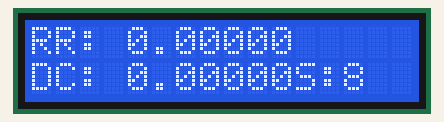
The sketch below on a simulated Arduino Uno, built with avr-gcc and run on an emulated ATmega328P. Shown: 16×2 character LCD. What the sketch prints to the serial monitor is not drawn.

Above: at 0.35 s.
At 2.75 s:
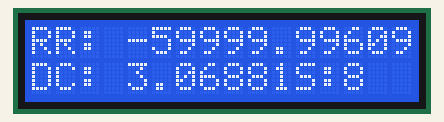
At 5.53 s:
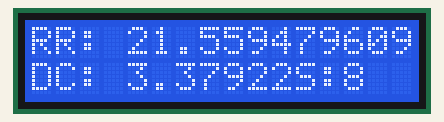
At 10.63 s:
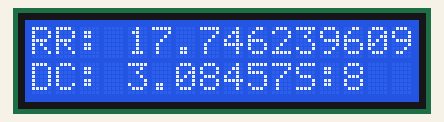
At 15.74 s:
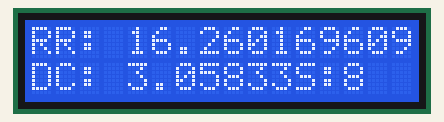
At 20.84 s:
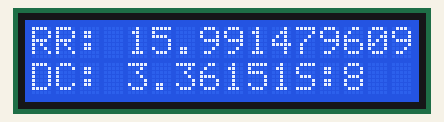

The sketch:

FIR2_BW.ino
```cpp
#include <TimeLib.h>
#include <math.h>
#include <LiquidCrystal.h>

unsigned long previousMillis = 0;        // will store last time ADC queried
int ADCpin = A0;
byte flag =0;

const byte numStamps = 6; //n
const byte averagePeriod = 10; //t

// constants won't change:
const byte sampleRate = 120;


const long interval = (1/(float)sampleRate) *1000;           // interval at which to blink (milliseconds)


const byte dispInterval = 1000;           // interval at which to blink (milliseconds)
unsigned long dispMillis = 0;


float RR=0;
float SMA=0;

const byte numTaps = 31;
//matlab fir1
float filterCoeffs[numTaps] = {0.00490978693901733,0.00552744069659965,0.00735239064715894,0.0103052953470635,0.0142574274541768,0.0190362972401042,0.0244331937254776,0.0302123134725768,0.0361210774221532,0.0419011840213643,0.0472999145473743,0.0520811954082435,0.0560359327901525,0.0589911668561715,0.0608176443926426,0.0614354780794468,0.0608176443926426,0.0589911668561715,0.0560359327901525,0.0520811954082435,0.0472999145473743,0.0419011840213643,0.0361210774221532,0.0302123134725768,0.0244331937254776,0.0190362972401042,0.0142574274541768,0.0103052953470635,0.00735239064715894,0.00552744069659965,0.00490978693901733};
byte filterReady = 0;
float filterWindow [numTaps] = {0};

int stamps[numStamps];

const int rs = 12, en = 11, d4 = 5, d5 = 4, d6 = 3, d7 = 2;
LiquidCrystal lcd(rs, en, d4, d5, d6, d7);

void setup() {
  // put your setup code here, to run once:
  Serial.begin(9600);
  lcd.begin(16, 2);
}

void fillFilt(float val)
{
  if(filterReady == 0 && filterWindow[0]>0)
    filterReady = 1;

    for (int i=0;i<numTaps-1;i++)
    {
      filterWindow[i]=filterWindow[i+1];
    }
    filterWindow[numTaps-1] = val;

}


void calcSMA()
{
  float temp=0;
  for (int i=0;i<numTaps;i++)
  {
    temp+=filterWindow[i]*filterCoeffs[i];
  }
  SMA=temp;
}


void detect(float val)
{
  if(val>SMA && flag==0)
  {
    flag=1;
    for (int i=0;i<numStamps-1;i++)
    {
      stamps[i]=stamps[i+1];
    }
    stamps[numStamps-1] = millis();
  }

  if(val<SMA && flag==1)
  {
    flag=0;
  }

}
void updateRR()
{
  int avg = 0;
  int count = 0;
  for(int i=0; i<numStamps-1;i++)
  {
    if(stamps[i]>0)
    {
      avg += stamps[i+1]-stamps[i];
      count++;
    }
  }
  avg/=(count);// in millisec

  float freq=avg/((float)1000);
  Serial.println(1/freq);
  RR=(60)/freq; //convert to BPM

}

void loop() {
  unsigned long currentMillis = millis();
  float t = currentMillis/((float)1000);
   if (currentMillis - previousMillis >= interval) {
    previousMillis = currentMillis;
    //int sensorValue = analogRead(A0);
    float freq = 2*M_PI*0.25;
    float voltage = 3.2 +  0.2*sin (freq*t);

    fillFilt(voltage);
    if(filterReady == 1)
    {
      calcSMA();
      detect(voltage);
      updateRR();
    }
  }


   if (currentMillis - dispMillis >= dispInterval) {
    dispMillis = currentMillis;
    lcd.setCursor(0, 0);
    lcd.print(F("RR: "));
    lcd.print(RR,5);

    lcd.setCursor(0, 1);
    lcd.print(F("DC: "));
    lcd.print(SMA,5);
    lcd.print(F("S:"));
    lcd.print(interval);

  }
}
```
